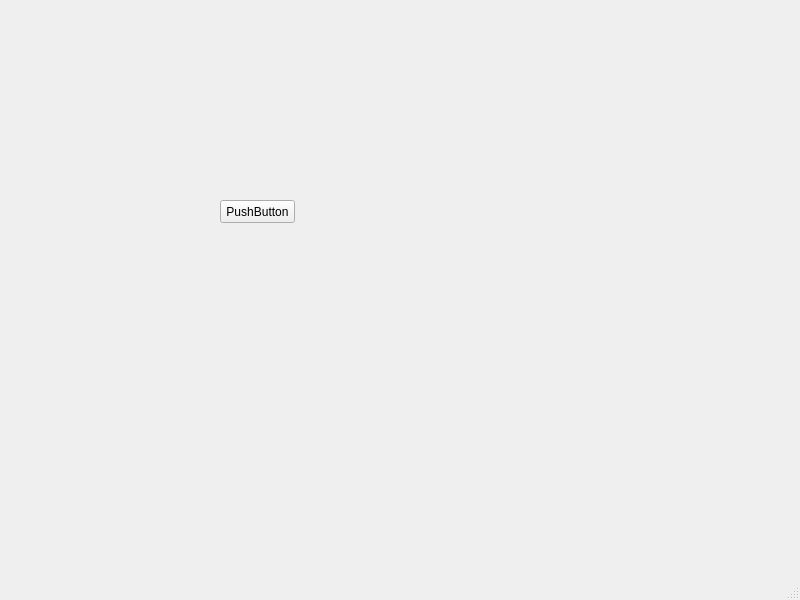
<?xml version="1.0" encoding="UTF-8"?>
<ui version="4.0">
 <class>MainWindow</class>
 <widget class="QMainWindow" name="MainWindow">
  <property name="geometry">
   <rect>
    <x>0</x>
    <y>0</y>
    <width>800</width>
    <height>600</height>
   </rect>
  </property>
  <property name="windowTitle">
   <string>MainWindow</string>
  </property>
  <widget class="QWidget" name="centralwidget">
   <widget class="QPushButton" name="pushButton">
    <property name="geometry">
     <rect>
      <x>220</x>
      <y>200</y>
      <width>75</width>
      <height>23</height>
     </rect>
    </property>
    <property name="text">
     <string>PushButton</string>
    </property>
   </widget>
  </widget>
  <widget class="QMenuBar" name="menubar">
   <property name="geometry">
    <rect>
     <x>0</x>
     <y>0</y>
     <width>800</width>
     <height>22</height>
    </rect>
   </property>
  </widget>
  <widget class="QStatusBar" name="statusbar"/>
 </widget>
 <resources/>
 <connections/>
</ui>
